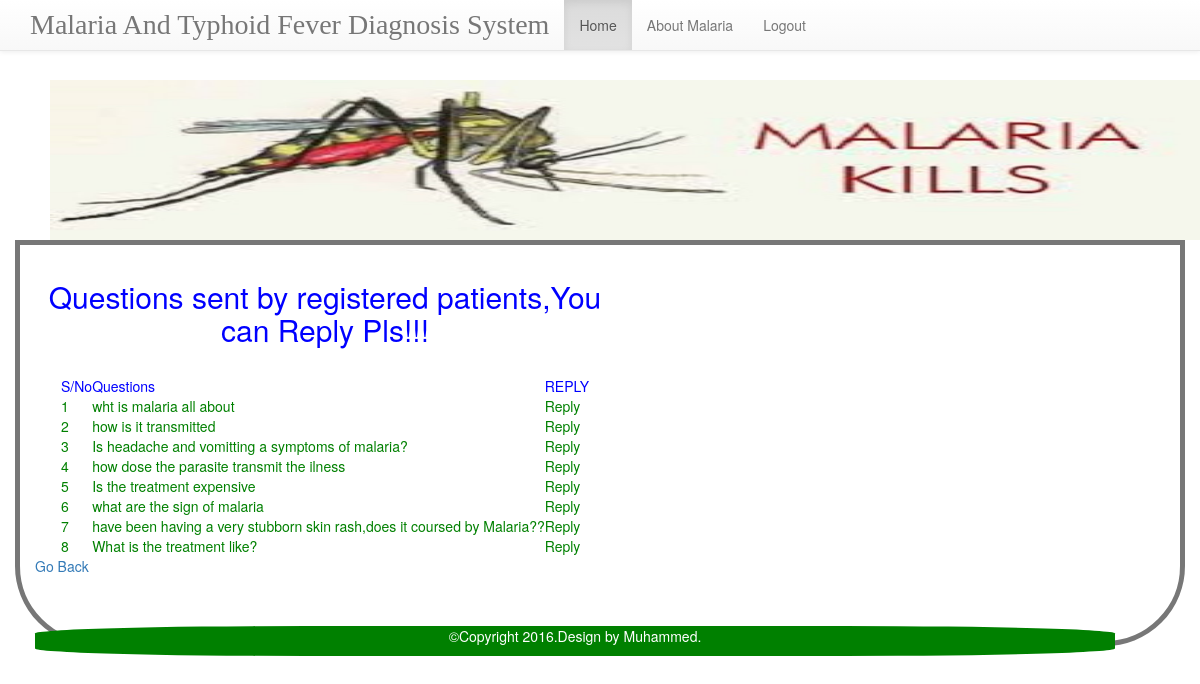
Screenshot of /Questions.php with the database file from the repository.
### tables this page shows
CREATE TABLE IF NOT EXISTS `patient_question` (
  `Q_ID` int(50) NOT NULL AUTO_INCREMENT,
  `form_id` int(20) NOT NULL,
  `QAsk` varchar(500) NOT NULL,
  `Date` timestamp NOT NULL DEFAULT CURRENT_TIMESTAMP ON UPDATE CURRENT_TIMESTAMP,
  PRIMARY KEY (`Q_ID`)
);

### Questions.php (the view, shortened to what this page needs)
<?php
	include('includes/header.php');
	$conn = mysqli_connect("localhost","root","");
 ?>
		<div id="content">
			<div class="box">
				<h2 class="green">
					Questions sent by registered patients,You can Reply Pls!!!
				</h2>
			<p>
				<?php
					$select = mysqli_query($conn,"SELECT * FROM patient_question ORDER BY Q_ID");
					if($select){
						if(mysqli_num_rows($select) > 0)
						{
							echo' <table align="center" cellspacing = "3" cellpadding = "3" style="border-collapse:collapse;border-color:green;color:green;">
							<thead>
								<tr>
									<td align="left" style="color:blue";>S/No</td>
									<td align="left" style="color:blue";>Questions</td><br>
									<td align="left" style="color:blue";>REPLY</td>
								</tr>
								</thead>';
							$i=1;
							while($row = mysqli_fetch_array($select))
							{
							echo' <tbody><tr>
									<td align="left">'.$i.'</td>
									<td align="left">'.$row['QAsk'].'</td>
									<td align="left"><a href="answers.php?Q_ID='.$row['Q_ID'].'" style="color:green;">Reply</a></td>
								</tr>';
							$i++;
							}
							echo"</table>";
						}
						else{
							echo "SORRY NO record to dispay!!!";
						}
					}
					else{
						echo mysqli_error($conn);
					}
				?>
				<a href="admin.php">Go Back</a>
			</p>
			</div>
				<br class="clearfix" />
		</div>
<?php
	include('includes/footer.php');
	?>

### includes/header.php (shortened to what this page needs)
<!DOCTYPE html PUBLIC "-//W3C//DTD XHTML 1.0 Strict//EN"
"http://www.w3.org/TR/xhtml1/DTD/xhtml1-strict.dtd">
<html xmlns="http://www.w3.org/1999/xhtml" xml:lang="en" lang="en">
<head>
	<link rel="stylesheet" type="text/css" href="bootstrap-3.3.7-dist/css/bootstrap.css" />
<link rel="stylesheet" type="text/css" href="css/style1.css" />
<link rel="stylesheet" type="text/css" href="bootstrap-3.3.7-dist/css/bootstrap.min.css" />
<link rel="stylesheet" type="text/css" href="bootstrap-3.3.7-dist/fonts/glyphicons-halflings-regular.css" />
<link rel="stylesheet" type="text/css" href="bootstrap-3.3.7-dist/css/bootstrap-theme.min.css" />
</head>
<body>
<header class="head">
		<nav class="navbar navbar-default navbar-fixed-top ">
			<div class="container">
				<div class="navbar-header">
					<a href="index.php" class="navbar-brand" style="font-size:2em; font-family:Broadway;">Malaria And Typhoid Fever Diagnosis System</a>
				</div>
				<div class="collapse navbar-collapse" id="example">
					<ul class="nav navbar-nav">
						<li class="active"><a href="home.php">Home</a></li>
						<li><a href="about.php">About Malaria</a></li>
						<li><a href="logout.php">Logout</a></li>
					</ul>
			</div>
		</nav>
	</header>
	<div id="cont" style="margin-top:80px; margin-left:50px;">
		<img src="images/logo.jpg" height="160px" width="1170px">
	</div>
	<div class="container" style="margin-top:0px;">
		<div class="row" >
				<div id="log">
</body>
</html>

### includes/footer.php
		<div id="footer">
			<div class="yu">
				<p>
					©Copyright 2016.Design by Muhammed.
				</p>
			</div>
		</div>
</body>
</html>

### css/style1.css (style rules this page uses)
a { text-decoration:none; color:black; }
body { line-height: 1.6em; font-family: Times New Roman; background: #e8e8e8; color:black; background: url(images/bbg.jpg); background-repeat:repeat-x }
ul { list-style: none; }
.box { margin: 0 0 30px 0; margin-top:0px; }
#content { width: 580px; float:left; padding: 0; }
#footer { padding: 0px 0; color:white; font-weight: normal; background-color: #b6051c; text-align: center; position: absolute; border-radius:25px; width: 97.2% }
h2.green { color:blue; font-style:Arial Bold; text-align: center; }

### includes/header.php (style rules this page uses)
#log { border: 5px solid #777; padding: 15px; height: auto; border-radius: 0 0 80px 80px; background-color: ; }
#footer { margin-bottom: 100px; border-radius: 25%; text-align: center; background-color: green; margin-top: auto; width: 90%; }

### Questions.php (style rules this page uses)
#footer { margin-bottom: 100px; border-radius: 25%; text-align: center; background-color: green; margin-top: auto; width: 90%; }

### rows the page displays
patient_question: QAsk "wht is malaria all about"
patient_question: QAsk "how is it transmitted"
patient_question: QAsk "Is headache and vomitting a symptoms of malaria?"
patient_question: QAsk "how dose the parasite transmit the ilness"
patient_question: QAsk "Is the treatment expensive"
patient_question: QAsk "what are the sign of malaria"
patient_question: QAsk "have been having a very stubborn skin rash,does it coursed by Malaria??"
patient_question: QAsk "What is the treatment like?"
